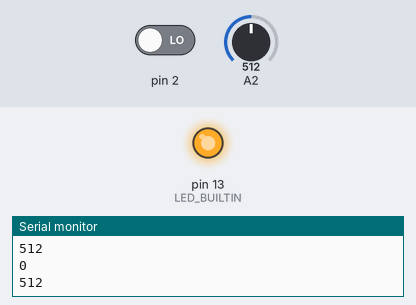
This sketch was run on a simulated Arduino Uno, built with avr-gcc and run on an emulated ATmega328P. Parts: output pins drawn as LEDs (lit = HIGH), the last lines printed to the serial monitor. The test bench sets the inputs (shaded band); at power-on: A2 = 512, pin 2 LOW.

Above: at 1.2 s.
1.3 s: A2 set to 468
2.8 s: A2 set to 440
At 3.7 s:
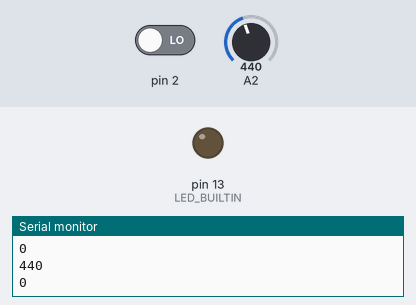
4.3 s: A2 set to 460
At 4.8 s:
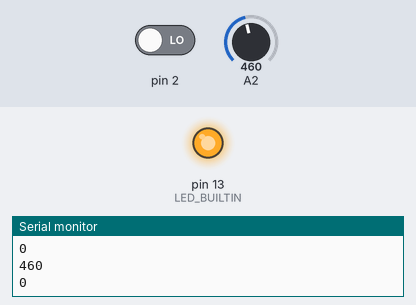
5.8 s: A2 set to 306
At 6.1 s:
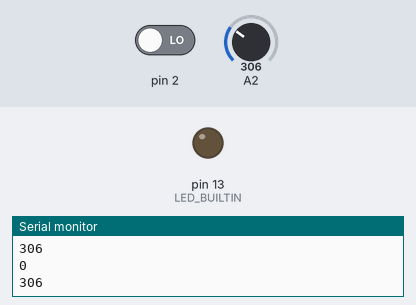
Timing chart, 0 to 8.3 s (numbered marks = the images above; inputs shaded):
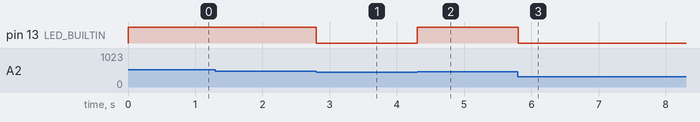

The sketch:

foldable_circuit_code.ino
```cpp
void setup() {
  // put your setup code here, to run once:
  pinMode(2, INPUT);
  pinMode(LED_BUILTIN, OUTPUT);
  Serial.begin(9600);
}

void loop() {
  // put your main code here, to run repeatedly:
  Serial.println(analogRead(2));
  Serial.println(digitalRead(2));
  if(analogRead(2) > 450) {
    digitalWrite(LED_BUILTIN, HIGH);
  } else {
    digitalWrite(LED_BUILTIN, LOW);
  }
}
```

Measured:
- the behaviour switches between 451 and 450 on A2 (found by bisection; images 0 and 1)
- after the input at 2.8 s, pin 13 (LED_BUILTIN): HIGH → LOW at once
- after the input at 4.3 s, pin 13 (LED_BUILTIN): LOW → HIGH at once
- after the input at 5.8 s, pin 13 (LED_BUILTIN): HIGH → LOW at once
